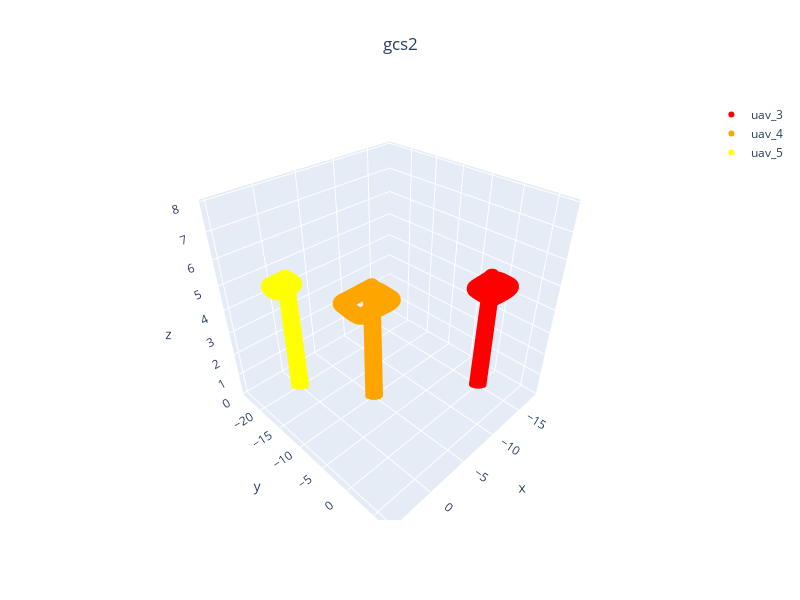

Notebook source saved alongside this figure:
### Code cell
paths_gs2 = {
    f"uav_{i+3}": {"pos": np.stack(path), "color": colors[2+i]}
    for i,path in enumerate(gcs2.paths.values())
}
plot_3d_interactive(
    paths_gs2, title="gcs2", expand=[0.2, 0.2, 0.6], ground=-0.05
)

### Figure 1 — Plotly figure (JSON) as saved in the notebook; plotly's stock layout.template omitted (floating-point values rounded to 4 significant figures; data arrays with more than 128 entries replaced by an {"elided": "..."} marker saying what was removed)
{"data": [{"marker": {"color": "Red", "size": 6}, "mode": "markers", "name": "uav_3", "type": "scatter3d", "x": {"elided": "4144 float values"}, "y": {"elided": "4144 float values"}, "z": {"elided": "4144 float values"}}, {"marker": {"color": "Orange", "size": 6}, "mode": "markers", "name": "uav_4", "type": "scatter3d", "x": {"elided": "4144 float values"}, "y": {"elided": "4144 float values"}, "z": {"elided": "4144 float values"}}, {"marker": {"color": "Yellow", "size": 6}, "mode": "markers", "name": "uav_5", "type": "scatter3d", "x": {"elided": "4143 float values"}, "y": {"elided": "4143 float values"}, "z": {"elided": "4143 float values"}}], "layout": {"height": 600, "scene": {"xaxis": {"range": [-18.51, 5.54], "title": {"text": "x"}}, "yaxis": {"range": [-24.78, 7.793], "title": {"text": "y"}}, "zaxis": {"range": [-0.05, 8.072], "title": {"text": "z"}}}, "title": {"text": "gcs2", "x": 0.5, "xanchor": "center"}, "width": 800}}
